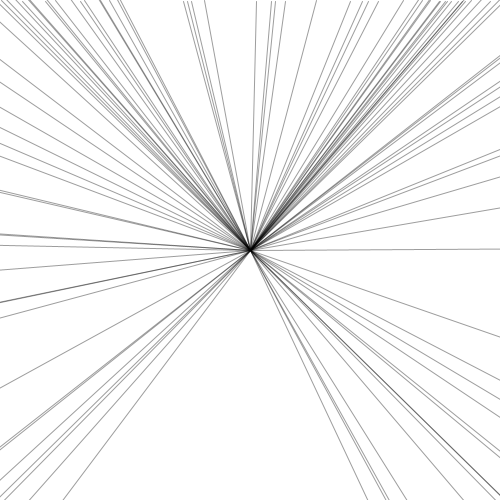
Frame 1 (no input)
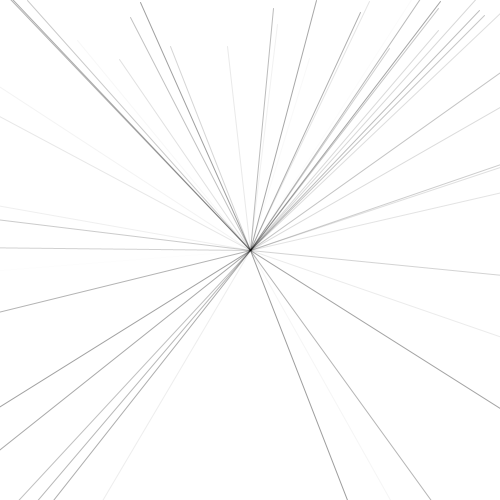
Frame 60 (the mouse pressed at the canvas centre just before this capture)
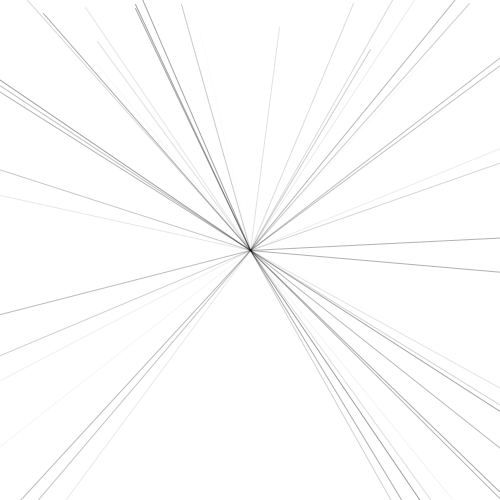
Frame 120 (the mouse held since frame 60 and released just before this capture)

The Processing sketch that drew these frames (run headless with seeded random() and noise(); from frame 60 on, the mouse is pressed at the canvas centre):

// Processing sketch: processing_72117
// ── processing_72117.pde

//globals
int rotSpeed = 0;
int bNoise = 0;

BoltSystem bs;

void setup() {
  size(500, 500);

  int startX = (int) random(-width, 2*width);

  bs = new BoltSystem(100, new PVector(startX, whereToStart(startX)));
  smooth();
}

int whereToStart(int startX) {
  int startY;
  int pick = (int) random (0, 1);

  if ((startX > width) || (startX < 0)) {
    startY = (int) random(-height, 2*height);
  }
  else {
    if (pick == 0) {
      startY = (int) random(0, -height);
    }
    else startY = (int) random(height, 2*height);
  }

  return startY;
}

void draw() {
  background(255);
  bs.run();
  bs.addBolt();
}

class BoltSystem {

  ArrayList bolts;
  PVector origin;
  PVector initSpeed;

  BoltSystem(int num, PVector l) {
    bolts = new ArrayList();

    for (int i = 0; i < num; i++) {
      int startX = (int) random(-width, 2*width);
      float rSpeed = random(0.0, 2.0);
      origin = new PVector(startX, whereToStart(startX), 0);
      initSpeed = new PVector(0, rSpeed, 0);
      bolts.add(new Bolt(origin, initSpeed));
    }
  }

  void run() {
    for (int i = bolts.size()-1; i >= 0; i--) {
      Bolt b = (Bolt) bolts.get(i);
      b.run();
      if (b.isDead()) {
        bolts.remove(i);
      }
    }
  }

  void addBolt() {
    int startX = (int) random(-width, 2*width);
    float rSpeed = random(0.0, 2.0);
    origin = new PVector(startX, whereToStart(startX), 0);
    initSpeed = new PVector(0, rSpeed, 0);
    bolts.add(new Bolt(origin, initSpeed));
  }

  void addBolt(Bolt b) {
    bolts.add(b);
  }

  boolean dead() {
    if (bolts.isEmpty()) {
      return true;
    }
    else return false;
  }
}

class Bolt {
  PVector loc;
  PVector acc;
  //float boltNoise;
  float timer;

  Bolt(PVector l, PVector a) {
    acc = a.get();
    loc = l.get();
    //boltNoise  = bNoise;
    timer = 100.0;
  }

  void run() {
    update();
    render();
  }

  void update() {
    loc.add(acc);
    timer -= 2.0;
  }

  void render() {
    stroke(0, timer);
    line(width/2, height/2, loc.x, loc.y);
  }

  boolean isDead() {
    if (timer <= 0.0)
      return true;
    else
      return false;
  }
}

void mousePressed() {
  bs.addBolt();
}
